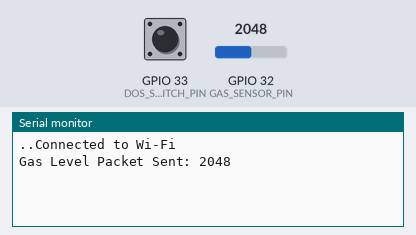
Bench run of a sketch on a simulated ESP32. Parts: the last lines printed to the serial monitor. Inputs (shaded band) come from the test bench; at power-on: GPIO 33 (DOS_SWITCH_PIN) HIGH, GPIO 32 (GAS_SENSOR_PIN) = 2048. WiFi joins after 1.5 s; servers stay silent unless stated.

Above: at 3.2 s.
3.3 s: GPIO 33 (DOS_SWITCH_PIN) pulled LOW for 1.45 s
6.3 s: GPIO 32 (GAS_SENSOR_PIN) set to 2866
At 7.7 s:
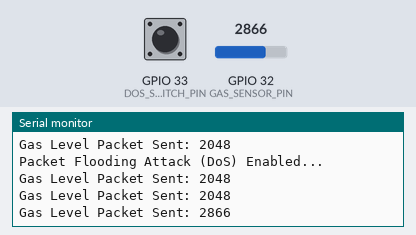
7.9 s: GPIO 32 (GAS_SENSOR_PIN) set to 3603
At 9.2 s:
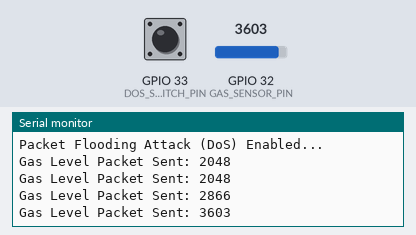
Timing chart, 0 to 10.9 s (numbered marks = the images above; inputs shaded):
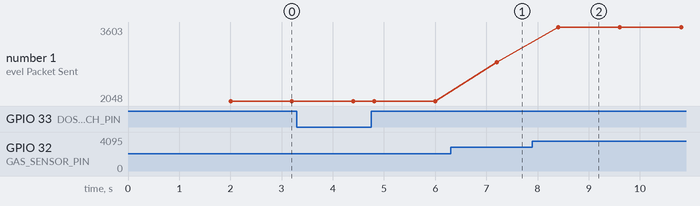

The sketch:

Sender3WifiUDPProtocol.ino
```cpp
/*
 * ============================================================================
 * Gas Sensor Node — Denial of Servce (DoS) Packet Flooding Testbed Firmware
 * ============================================================================
 *
 * PURPOSE:
 *   This firmware implements an ESP32-based gas sensor node used
 *   as a research testbed for studying Denial of Service (DoS) attacks
 *   via data flooding in IoT sensor networks. It is based on / accompanies the
 *   published research papers' DOIs (10.1109/ACCESS.2025.3626798 and 10.1109/HONET67928.2025.11318504).
 *
 *   In NORMAL operation, the node reads gas levels and reports them over
 *   UDP to a legitimate server (SERVER_IP). When the attack is triggered
 *   at the (DOS_SWITCH_PIN), the node enters a continuous, high-volume
 *   data transmission state (packet flooding) directed at the server,
 *   simulating a resource exhaustion attack.
 *
 *   IMPORTANT: This is intentionally vulnerable / malicious-behavior
 *   firmware built for controlled security research and
 *   demonstration purposes ONLY.
 *
 * THREAT MODEL:
 *   - Legitimate channel: ESP32 -> SERVER_IP (trusted monitoring server)
 *   - Adversary channel:  ESP32 -> SERVER_IP (flooded data / resource exhaustion)
 *   - Trigger:            DOS_SWITCH_PIN pulled LOW (manually/autonomously)
 *
 * ============================================================================
 */

#include <WiFi.h>
#include <WiFiUdp.h>

// ---------------------------------------------------------------------------
// Pin configuration
// ---------------------------------------------------------------------------
#define GAS_SENSOR_PIN 32    // Analog input from gas sensor
#define DOS_SWITCH_PIN 33    // Manual/Autonomous trigger pin for the DoS attack demo

// ---------------------------------------------------------------------------
// Network configuration
// ---------------------------------------------------------------------------
#define SERVER_PORT 12345           // UDP port used for both legitimate and DoS traffic
#define SERVER_IP "x.x.x.x"         // Legitimate server: trusted destination IP address

const char *ssid = "xxx";      // Wi-Fi SSID — replace with your testbed network
const char *password = "xxx";  // Wi-Fi password — replace with your testbed network credentials

WiFiUDP udp;

// ---------------------------------------------------------------------------
// Function: startPacketFloadingAttack
// Simulates a DoS attack by continuously flooding the legitimate server
// with high-frequency packets until the trigger pin is toggled HIGH.
// ---------------------------------------------------------------------------
void startPacketFloadingAttack() {
  Serial.println("Packet Flooding Attack (DoS) Enabled...");

  // Uncomment this to amplify the power-consumption signature for attack detection
  // if needed instead of using only the external operational amplifier (OP-AMP) circuit.
  //setCpuFrequencyMhz(XX);

  int gasDetected = analogRead(GAS_SENSOR_PIN);
  String data = String(gasDetected);

  while (true) {
    // Sending to the legitimate receiver — this is the target of the flood.
    udp.beginPacket(SERVER_IP, SERVER_PORT);
    udp.print("Gas Level: " + data);
    udp.endPacket();

    Serial.println("Gas Level Packet Sent: " + data);

    // Check if the switch is toggled to stop the attack
    if (digitalRead(DOS_SWITCH_PIN) == HIGH) {
      return;
    }
  }
}

void setup() {
  Serial.begin(115200);

  // Sensor and trigger pin setup
  pinMode(GAS_SENSOR_PIN, INPUT);
  pinMode(DOS_SWITCH_PIN, INPUT_PULLUP);  // Active-LOW attack trigger

  // Connect to Wi-Fi
  WiFi.begin(ssid, password);
  while (WiFi.status() != WL_CONNECTED) {
    delay(1000);
    Serial.print(".");
  }
  Serial.println("Connected to Wi-Fi");

  // Initialize UDP socket (port 0 = let the OS/stack auto-assign a local port)
  udp.begin(0);
}

void loop() {
  setCpuFrequencyMhz(80);  // Fixed baseline so any frequency change during
                           // startPacketFloadingAttack() produces a measurable power-draw signature

  // --- Legitimate channel: normal sensor reporting ---
  int gasDetected = analogRead(GAS_SENSOR_PIN);
  String data = String(gasDetected);

  Serial.println("Gas Level Packet Sent: " + data);
  udp.beginPacket(SERVER_IP, SERVER_PORT);
  udp.print("Gas Level: " + data);
  udp.endPacket();

  // --- Attack trigger check ---
  // If the DOS_SWITCH_PIN was pulled LOW (manually or by the autonomous trigger circuit),
  // this would start the packet flooding attack.
  if (digitalRead(DOS_SWITCH_PIN) == LOW) {
    delay(400);  // avoids switch/relay bounce on the trigger signal
    startPacketFloadingAttack();
  }

  delay(1200);
}
```

Measured:
- after the input at 6.3 s, the serial monitor: prints a new line after 0.91 s (image 1)
- after the input at 7.9 s, the serial monitor: prints a new line after 0.51 s (image 2)
- plotted number 1: 2048 → 2866 after the input at 6.3 s, 2866 → 3603 after the input at 7.9 s
